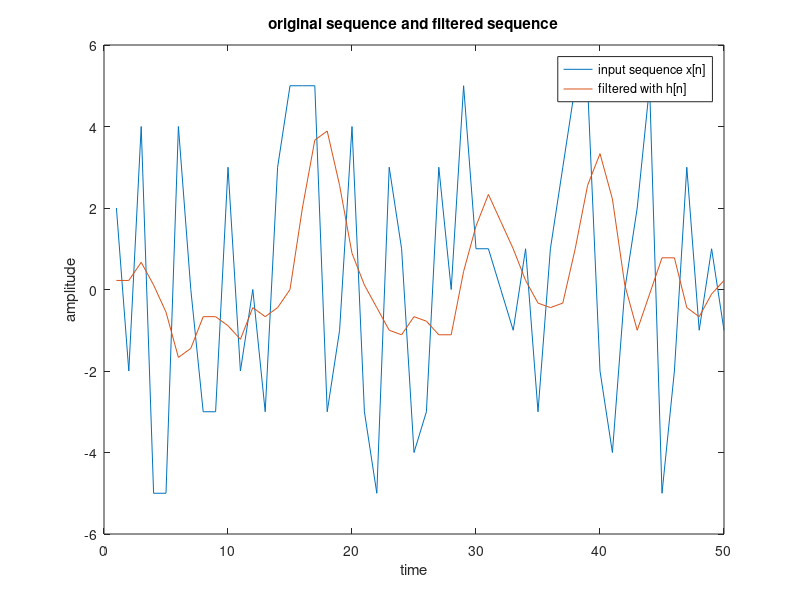
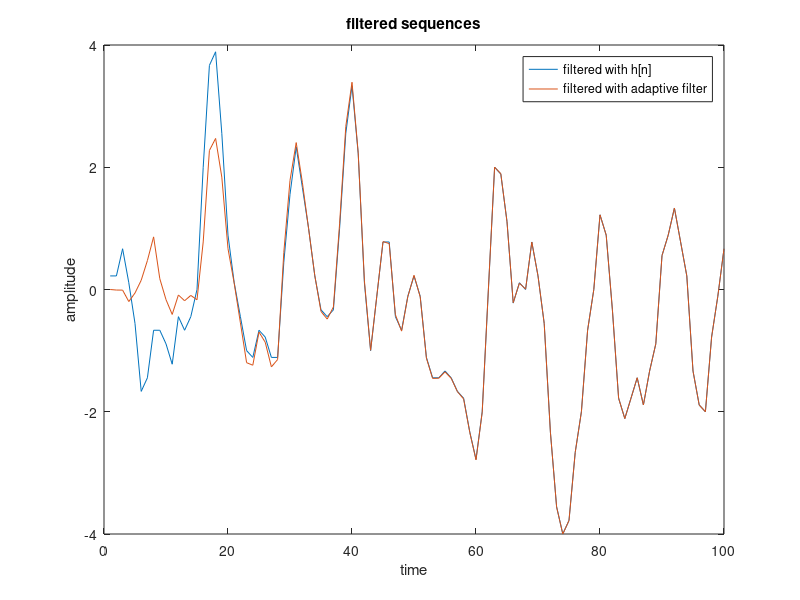
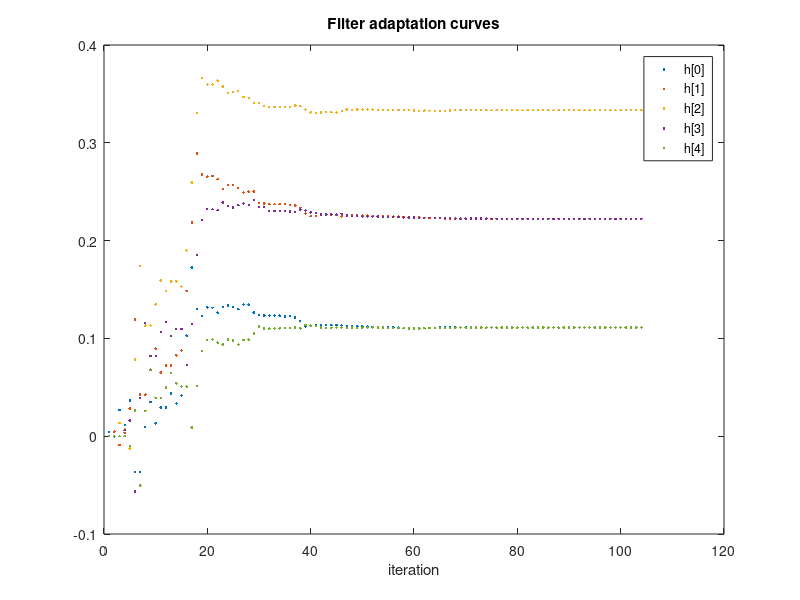

The MATLAB script that drew these images, in order:
% THIS IS AN ADAPTIVE FILTER IMPLEMENTATION
% THE FILTER CONVERGES TO THE LMS SOLUTION
clear all;
clc;
close all;

% FILTER ORDER
% IT IS POSSIBLE TO TRY TO APPROXIMATE A HIGHER ORDER FILTER WITH A LOWER
% ORDER (NUMBER OF COEFFICIENTS)
p=5;
% ADAPTATION STEP SIZE
mu=.01;

xi=(unidrnd(11,1,100)-6)';
h=[1/9 2/9 3/9 2/9 1/9]';
yt=conv(xi,h);

xpadded=zeros(length(xi)+2*(p-1),1);
xpadded(p:(p+length(xi)-1))=xi;

% % THIS IS MY OWN IMPLEMENTATION OF THE FILTERING THAT MATLAB DOES WHEN
% % DOING CONV(XI,H). IT GIVES THE EXACT SAME RESULTS!
% for n=p:length(xpadded)
%     x=xpadded(n:-1:(n-p+1));
%     n2=n-p+1;
%     y(n)=h'*x;
% end
% y=y(p:end);

% ESTIMATE THE FILTER BY USING AN ADAPTIVE FILTER
he=zeros(p,1);

for n=p:length(xpadded)
    x=xpadded(n:-1:(n-p+1));
    n2=n-p+1;
    d(n2)=yt(n2);
    ye(n2)=he'*x;
    e(n2)=d(n2)-ye(n2);
    
    he=he+mu*x*e(n2);
    heDebug(:,n2)=he;
end

% OUTPUT WHEN USING FINAL FILTER
yeff=conv(xi,he(:));

figure(1);
plot(1:50,xi(1:50),1:50,yt(1:50))
legend('input sequence x[n]','filtered with h[n]');
xlabel('time');
ylabel('amplitude');
title('original sequence and filtered sequence');
figure(2);
plot(1:100,yt(1:100),1:100,ye(1:100))
legend('filtered with h[n]','filtered with adaptive filter');
xlabel('time');
ylabel('amplitude');
title('filtered sequences');


% DISPLAY COEFFICIENT ADJUSTMENT CURVES
figure(4);plot(heDebug','linestyle','none','marker','.')
leg=legend('h[0]','h[1]','h[2]','h[3]','h[4]');
title('Filter adaptation curves');
xlabel('iteration');